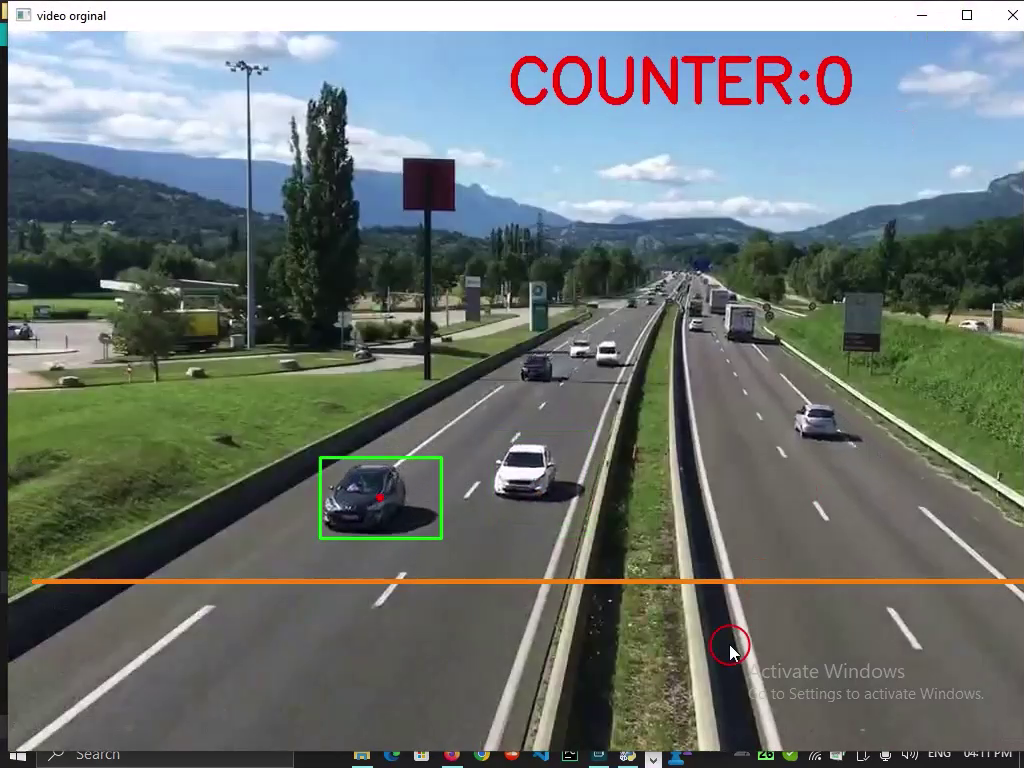
#> input picture frame 30 of public/via.mp4, 1024 x 768 px, given in place of video.mp4, which was not available
$ python main.py
#> lines starting #> are read from the running program, lines starting #| are printed output that depends on the picture; after the words box and inside, x2 and y2 are one past the last pixel; in counts of white or black regions, pixels touching at a corner belong together; pictures that were not available may be replaced by others from this repository, and a replacement may not be noted
#importing=============================================================================
import cv2
import numpy as np

#cap run==============================================================================
cap = cv2.VideoCapture('C:/ordibehesht-pro/week-4\car counter/main/video.mp4')

#variables============================================================================
min_width_rect = 80
min_height_rect = 80
counter_line_postion = 550

algo = cv2.createBackgroundSubtractorMOG2()

#function===========================================================================
def center_handle(x, y, w, h):
    x1 = int(w / 2)
    y1 = int(h / 2)
    cx = x + x1
    cy = y + y1
    return cx, cy


detect = []
offset = 6
counter = 0


# cap starting webcam ===================================================================
while True:
    ret, frame1 = cap.read()
#> frame1 is the input picture: shape (768, 1024, 3); mean B, G, R 114.3, 117.1, 108.7
    grey = cv2.cvtColor(frame1, cv2.COLOR_BGR2GRAY)
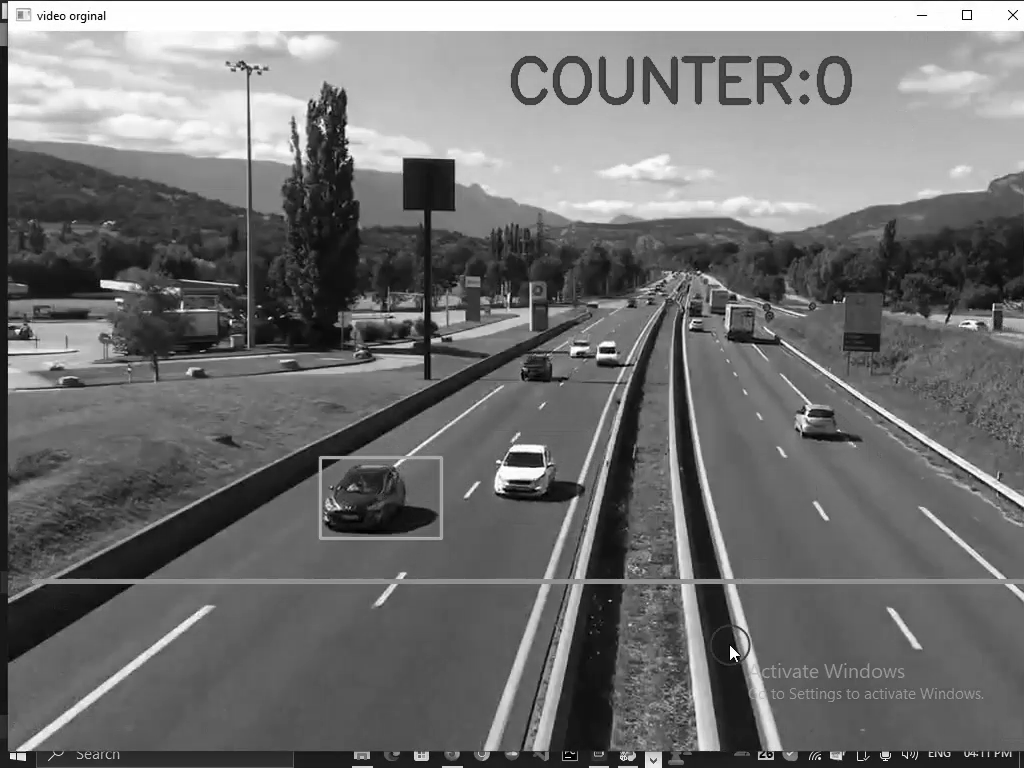
#> grey: shape (768, 1024); min 0, max 255, mean 114.2
    blur = cv2.GaussianBlur(grey, (3, 3), 5)
    img_sub = algo.apply(blur)
#> img_sub: shape (768, 1024); every value is 127
    dilat = cv2.dilate(img_sub, np.ones((5, 5)))
    kernel = cv2.getStructuringElement(cv2.MORPH_ELLIPSE, (5, 5))
    dilatada = cv2.morphologyEx(dilat, cv2.MORPH_CLOSE, kernel)
    dilatada = cv2.morphologyEx(dilatada, cv2.MORPH_CLOSE, kernel)
    countershape, h = cv2.findContours(dilatada, cv2.RETR_TREE, cv2.CHAIN_APPROX_SIMPLE)
#> countershape = [[[0, 0], [0, 767], [1023, 767], [1023, 0]]]; h = [[-1, -1, -1, -1]]

    cv2.line(frame1, (25, counter_line_postion), (1200, counter_line_postion), (255, 127, 0), 3)
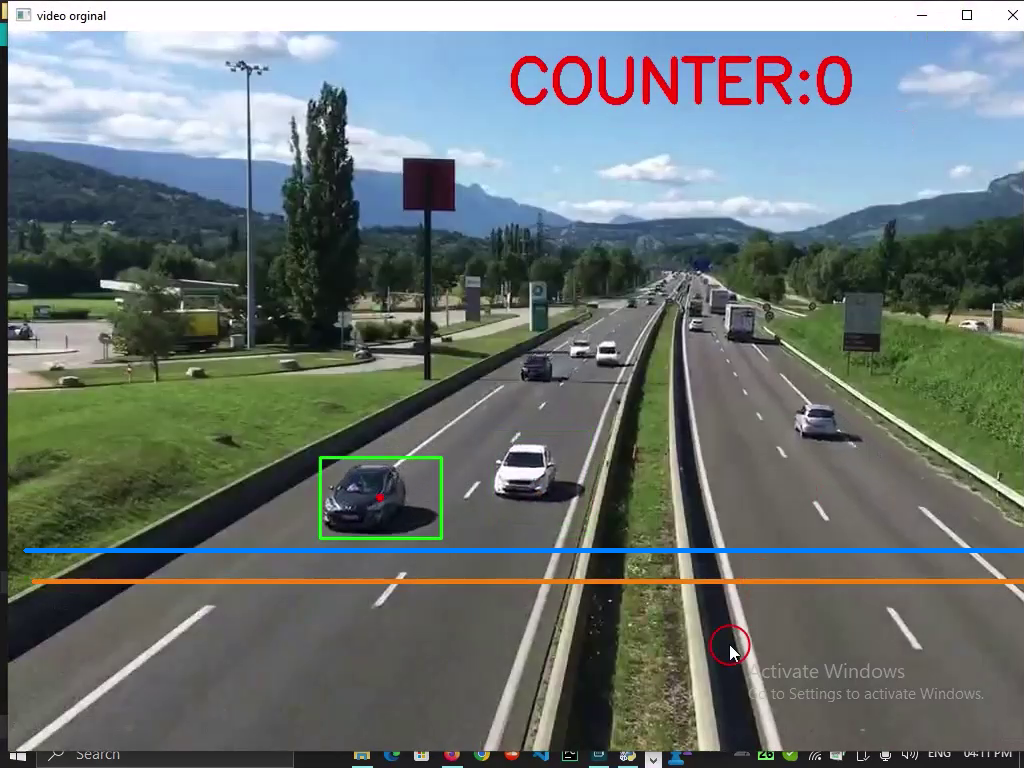
#> frame1: shape (768, 1024, 3); 0.64% of pixels changed, all inside (x1, y1, x2, y2) = (23, 548, 1024, 553)

    for (i, c) in enumerate(countershape):
        (x, y, w, h) = cv2.boundingRect(c)
        validate_counter = (w >= min_width_rect) and (h >= min_height_rect)

        if not validate_counter:
            continue
        cv2.rectangle(frame1, (x, y), (x + w, y + h), (0, 255, 0), 2)
        center = center_handle(x, y, w, h)
        detect.append(center)
        cv2.circle(frame1, center, 4, (0, 0, 255), -1)

        for (x, y) in detect:
            if y < (counter_line_postion + offset) and y > (counter_line_postion - offset):
                counter += 1
            cv2.line(frame1, (25, counter_line_postion), (1200, counter_line_postion), (0, 127, 255), 3)
            detect.remove((x, y))
            print("Car Counter:" + str(counter))
#> this loop made 1 pass
#> (c, w, h, validate_counter, x1 in center_handle, y1 in center_handle) on pass 1: ([[0, 0], [0, 767], [1023, 767], [1023, 0]], 1024, 768, True, 512, 384)
#| Car Counter:0
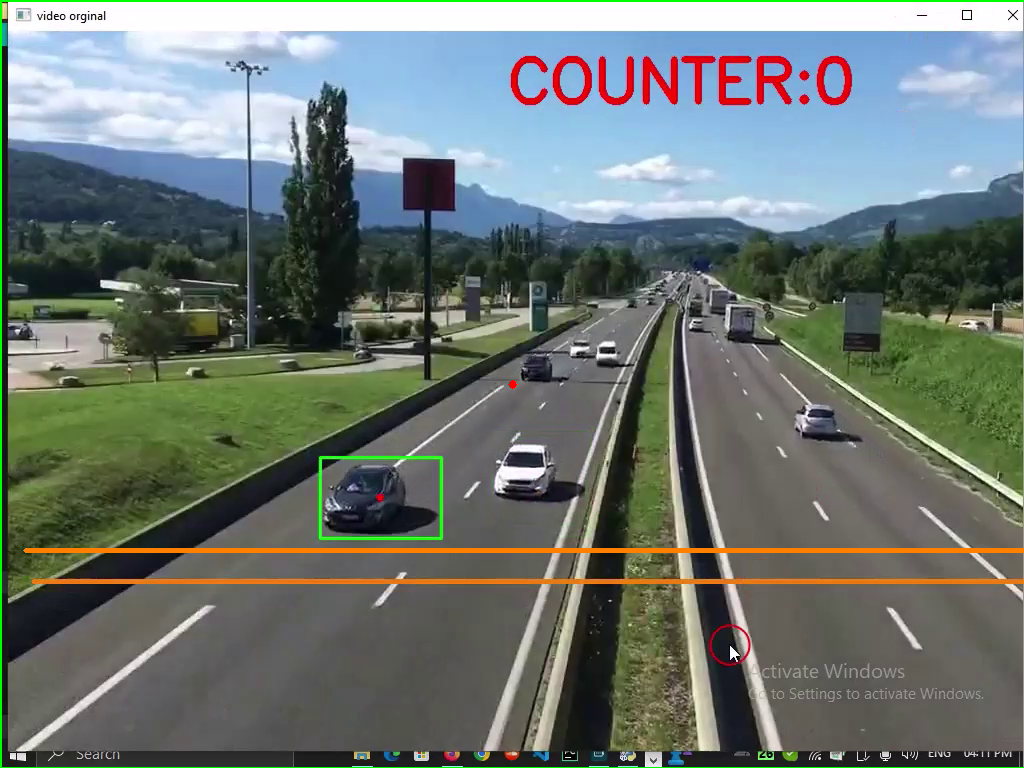
#> frame1: shape (768, 1024, 3); 1.32% of pixels changed, all inside (x1, y1, x2, y2) = (0, 0, 1024, 768)
#> after the loop, counter = 0; detect = []

#===============================================================================================
    cv2.putText(frame1, "COUNTER:" + str(counter), (500, 70), cv2.FONT_HERSHEY_SIMPLEX, 2, (0, 0, 255), 5)
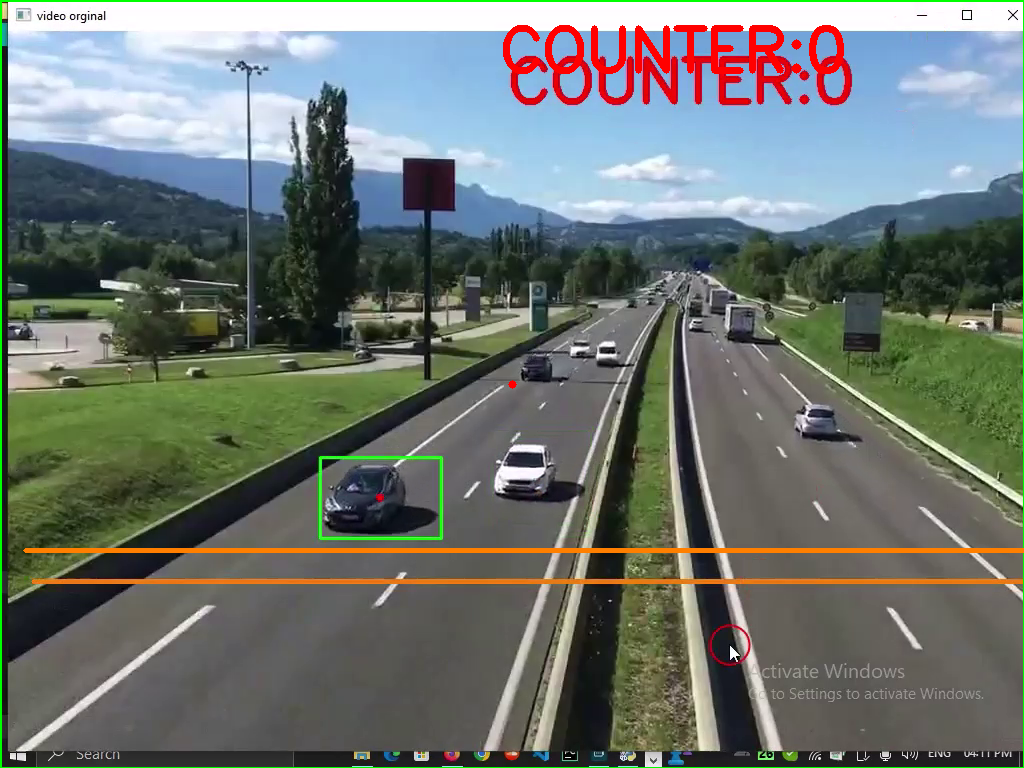
#> frame1: shape (768, 1024, 3); 0.8% of pixels changed, all inside (x1, y1, x2, y2) = (503, 25, 844, 74)
    #cv2.imshow('Detector', dilatada)
    cv2.imshow('video orginal', frame1)
    if cv2.waitKey(100) & 0xFF == ord('q'):
#> (key q is pressed here)
        break

#==============================================================================================
cv2.destroyAllWindows()
cap.release()

$ run again, starting later in the video
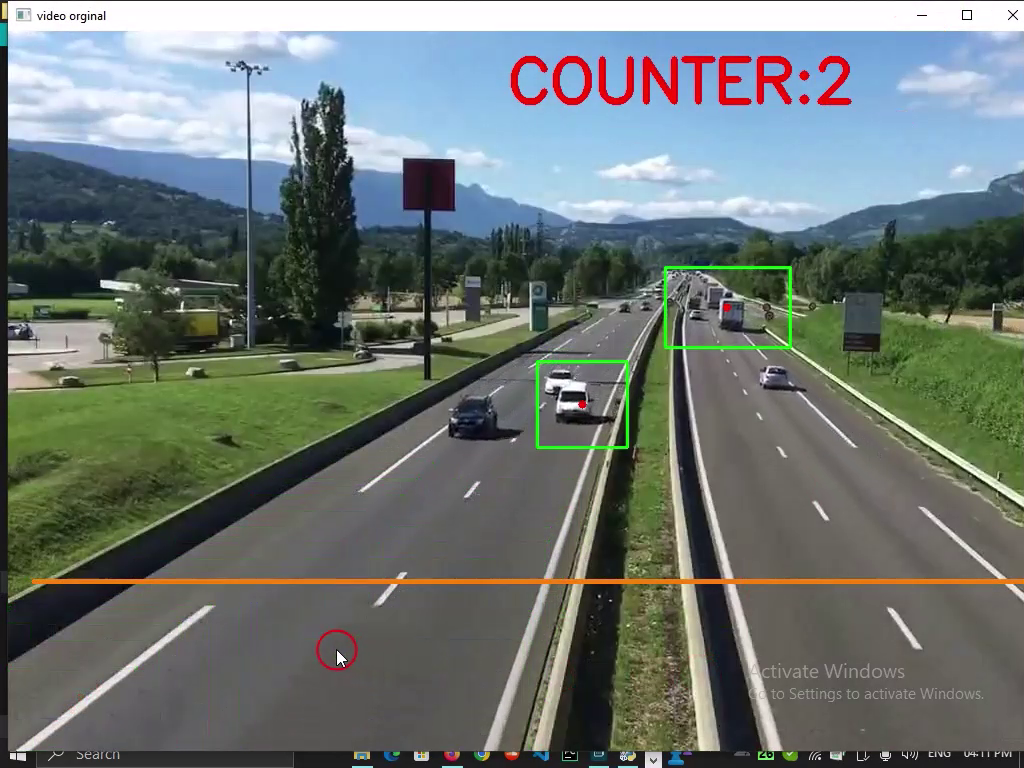
#> input picture frame 137 of public/via.mp4, 1024 x 768 px, given in place of video.mp4, which was not available
#> frame1 is the input picture: shape (768, 1024, 3); mean B, G, R 114.8, 118.1, 109.2
#> img_sub: shape (768, 1024); every value is 127
#> `countershape, h = cv2.findContours(dilatada, cv2.RETR_TREE, cv2.CHAIN_..`: countershape = [[[0, 0], [0, 767], [1023, 767], [1023, 0]]]; h = [[-1, -1, -1, -1]]
#> the loop `for (i, c) in enumerate(countershape):` made 1 pass
#> (c, w, h, validate_counter, x1 in center_handle, y1 in center_handle) on pass 1: ([[0, 0], [0, 767], [1023, 767], [1023, 0]], 1024, 768, True, 512, 384)
#> (printed output is left out)
#> after the loop `for (i, c) in enumerate(countershape):`:
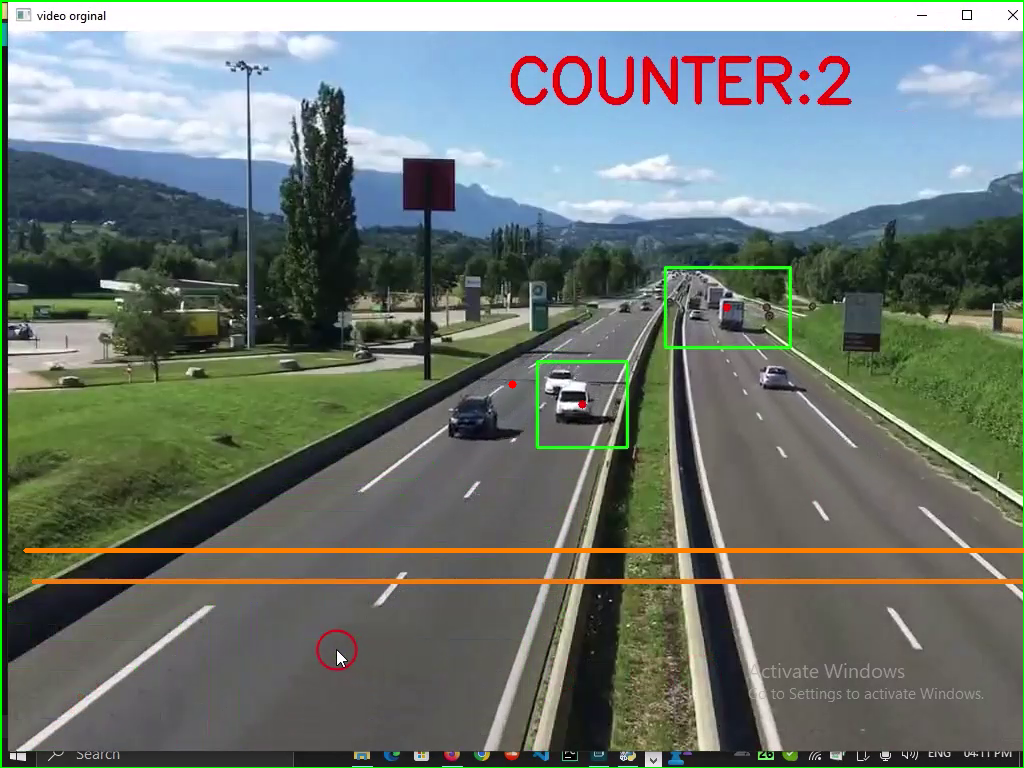
#> frame1: shape (768, 1024, 3); mean B, G, R 113.7, 119.4, 109.7
#> after the loop `for (i, c) in enumerate(countershape):`: counter = 0; detect = []
#> `cv2.putText(frame1, "COUNTER:" + str(counter), (500, 70), cv2.FONT_HER..`:
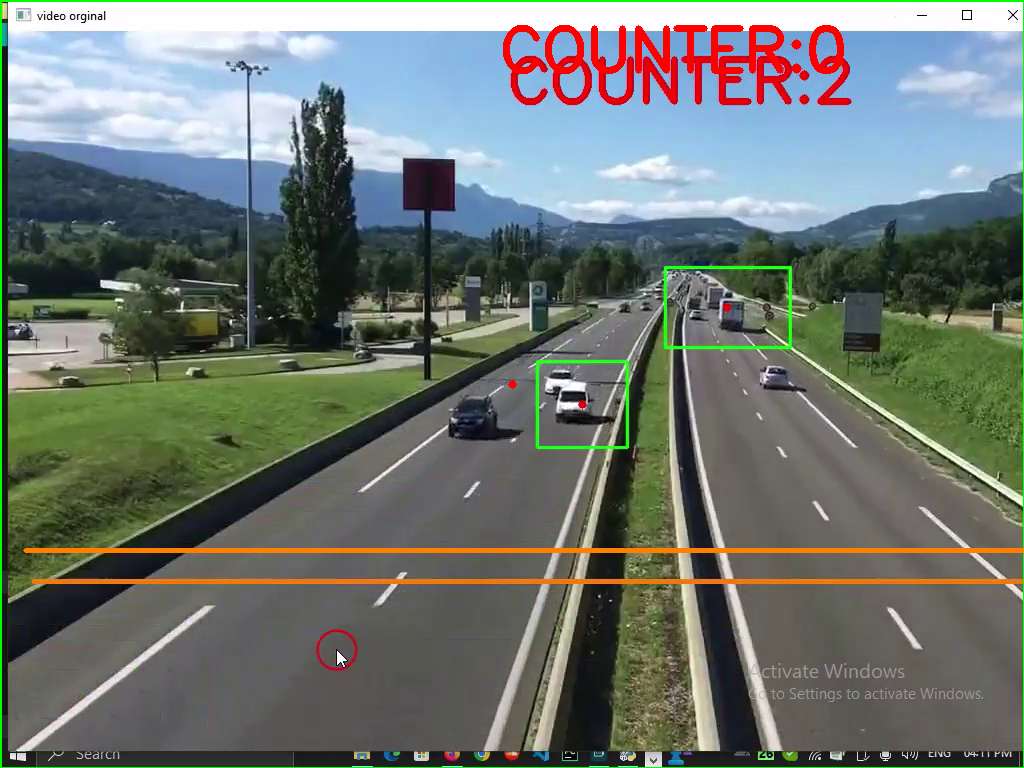
#> frame1: shape (768, 1024, 3); 0.8% of pixels changed, all inside (x1, y1, x2, y2) = (503, 25, 844, 74)

$ run again, starting later in the video
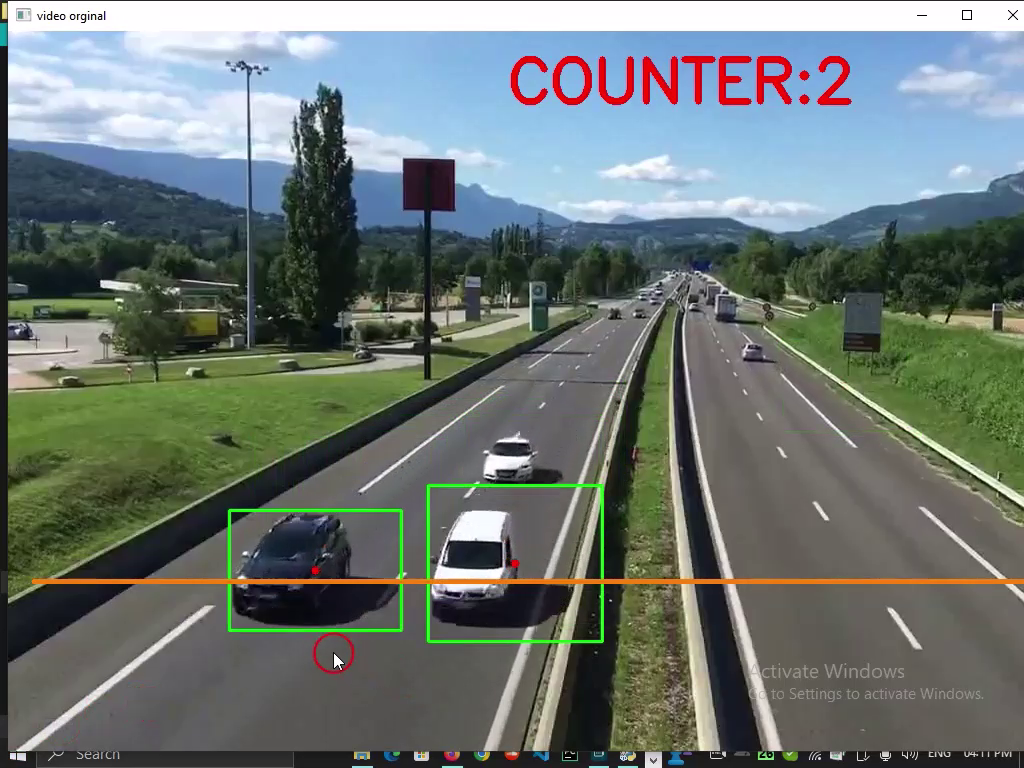
#> input picture frame 244 of public/via.mp4, 1024 x 768 px, given in place of video.mp4, which was not available
#> frame1 is the input picture: shape (768, 1024, 3); mean B, G, R 114.4, 117.9, 108.4
#> img_sub: shape (768, 1024); every value is 127
#> `countershape, h = cv2.findContours(dilatada, cv2.RETR_TREE, cv2.CHAIN_..`: countershape = [[[0, 0], [0, 767], [1023, 767], [1023, 0]]]; h = [[-1, -1, -1, -1]]
#> the loop `for (i, c) in enumerate(countershape):` made 1 pass
#> (c, w, h, validate_counter, x1 in center_handle, y1 in center_handle) on pass 1: ([[0, 0], [0, 767], [1023, 767], [1023, 0]], 1024, 768, True, 512, 384)
#> (printed output is left out)
#> after the loop `for (i, c) in enumerate(countershape):`:
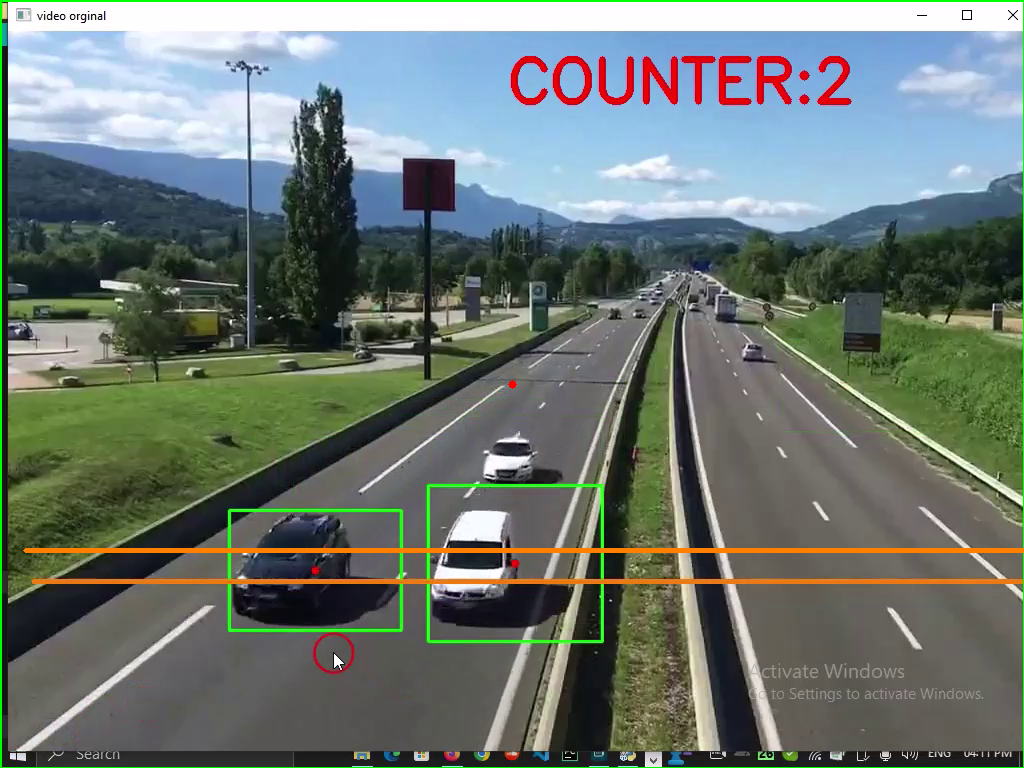
#> frame1: shape (768, 1024, 3); mean B, G, R 113.2, 119.2, 108.9
#> after the loop `for (i, c) in enumerate(countershape):`: counter = 0; detect = []
#> `cv2.putText(frame1, "COUNTER:" + str(counter), (500, 70), cv2.FONT_HER..`:
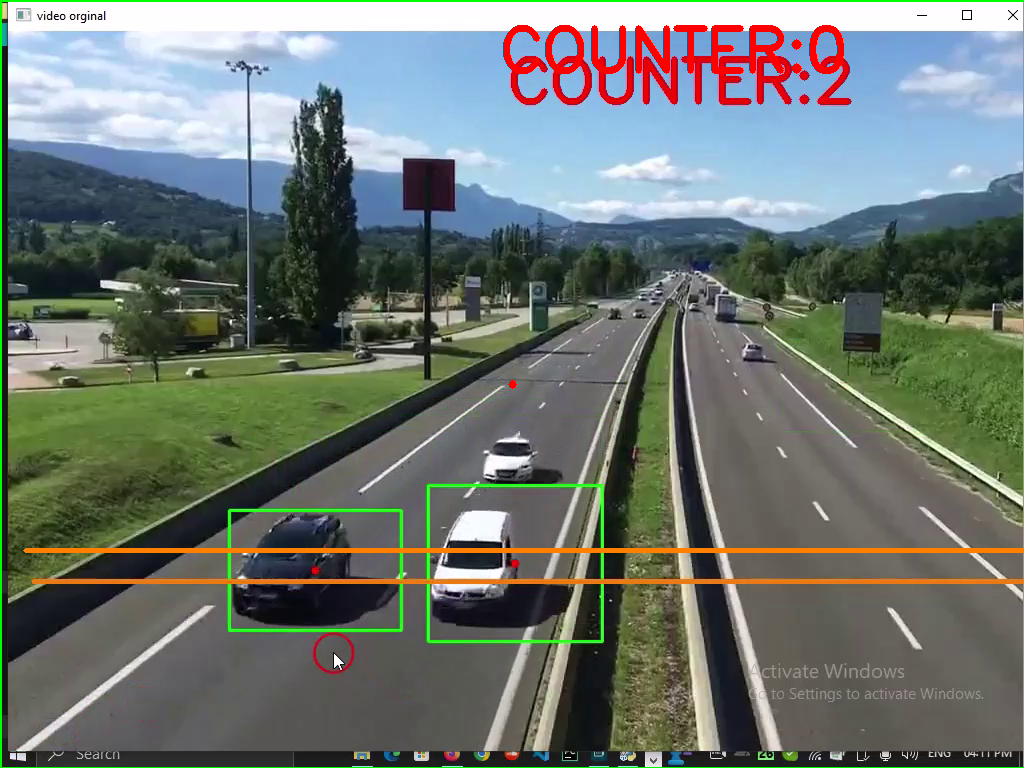
#> frame1: shape (768, 1024, 3); 0.8% of pixels changed, all inside (x1, y1, x2, y2) = (503, 25, 844, 74)
